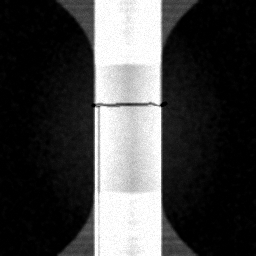
#> input picture data/test/fractured/fractured_001.png, 256 x 256 px
$ python -i utils.py   (imports and definitions only)
#> lines starting #> are read from the running program, lines starting #| are printed output that depends on the picture
#> further down, picture is the input picture: shape (256, 256, 3); min 0, max 255, mean 69.2
"""
Utility functions for X-ray image enhancement, synthetic bone X-ray generation,
clinical diagnostic report generation, and advanced radiologist workbench filters.
"""

import os
import random
import cv2
import base64
import datetime
import numpy as np
from PIL import Image, ImageEnhance, ImageFilter
from typing import Tuple, List, Dict, Optional


def apply_clahe(image: np.ndarray, clip_limit: float = 2.0, tile_grid_size: Tuple[int, int] = (8, 8)) -> np.ndarray:
    """
    Apply Contrast Limited Adaptive Histogram Equalization (CLAHE) to enhance bone radiopacity.
    """
#> called with clip_limit = 2, tile_grid_size = (8, 8)
    if len(image.shape) == 3:
        # Convert to LAB color space
        lab = cv2.cvtColor(image, cv2.COLOR_RGB2LAB)
#> lab: shape (256, 256, 3); mean of channels 0, 1, 2 69.2, 128, 128
        l, a, b = cv2.split(lab)
#> a: shape (256, 256); every value is 128
        clahe = cv2.createCLAHE(clipLimit=clip_limit, tileGridSize=tile_grid_size)
        l_clahe = clahe.apply(l)
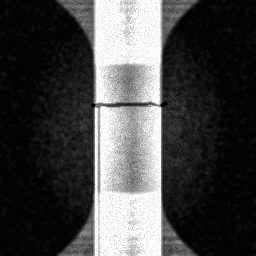
#> l_clahe: shape (256, 256); min 1, max 255, mean 70.5
        lab = cv2.merge((l_clahe, a, b))
#> lab: shape (256, 256, 3); mean of channels 0, 1, 2 70.5, 128, 128
        enhanced = cv2.cvtColor(lab, cv2.COLOR_LAB2RGB)
    else:
        clahe = cv2.createCLAHE(clipLimit=clip_limit, tileGridSize=tile_grid_size)
        enhanced = clahe.apply(image)
        enhanced = cv2.cvtColor(enhanced, cv2.COLOR_GRAY2RGB)
    return enhanced


# [551 lines left out: functions adjust_radiograph_properties, pil_to_base64, get_image_comparison_slider_html, generate_printable_hospital_report_html, generate_synthetic_bone_xray, generate_dataset_structure and 1 more, not called in this run]

>>> import cv2
>>> picture = cv2.cvtColor(cv2.imread('../data/test/fractured/fractured_001.png'), cv2.COLOR_BGR2RGB)
>>> result = apply_clahe(picture)
